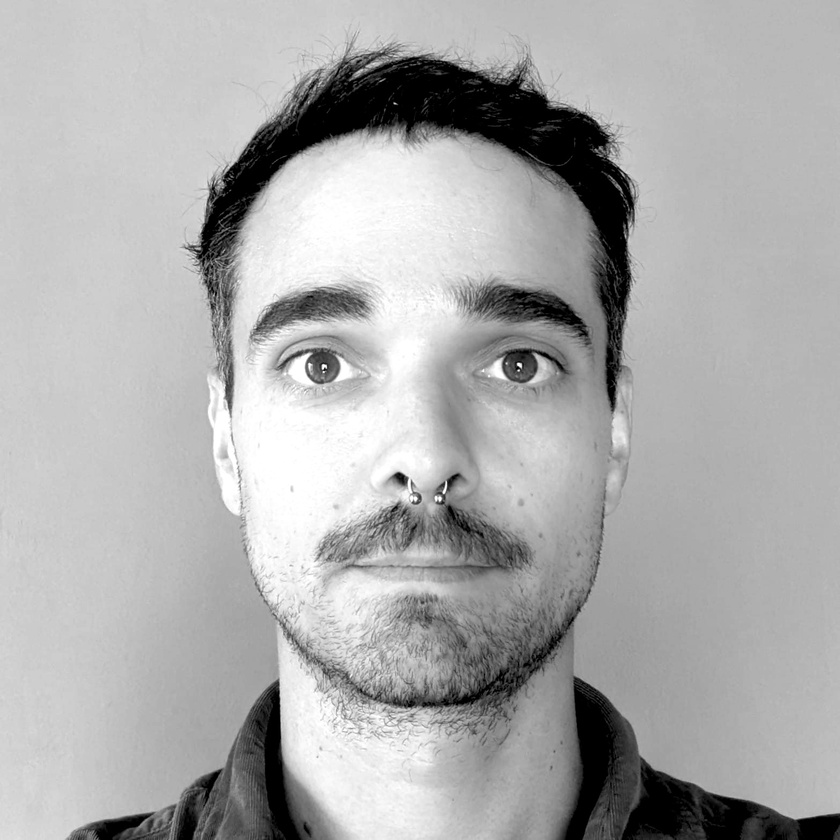
#> input picture config/profile.jpeg, 840 x 840 px, shrunk from 1565 x 1564 before the run
$ python color_app.py
#> lines starting #> are read from the running program, lines starting #| are printed output that depends on the picture
from PIL import Image, ImageEnhance

# Cargar la imagen
image = Image.open('profile.jpeg')
#> image is the input picture: PIL image 840x840 RGB; min 0, max 255, mean 172.1

# Convertir a escala de grises
gray_image = image.convert('L')

# Convertir la imagen a RGB para aplicar el tinte
colored_image = Image.new('RGB', gray_image.size)
#> colored_image: PIL image 840x840 RGB; every value is 0
colored_image.paste(gray_image)

# Aplicar un color de tono #365B6D (puedes ajustar la opacidad)
r, g, b = (54, 91, 109)  # Valores RGB del color #365B6D
tinted_image = ImageEnhance.Color(colored_image).enhance(0.0)  # Asegúrate de que esté en blanco y negro
tinted_image = Image.blend(tinted_image, Image.new('RGB', gray_image.size, (r, g, b)), alpha=0.5)
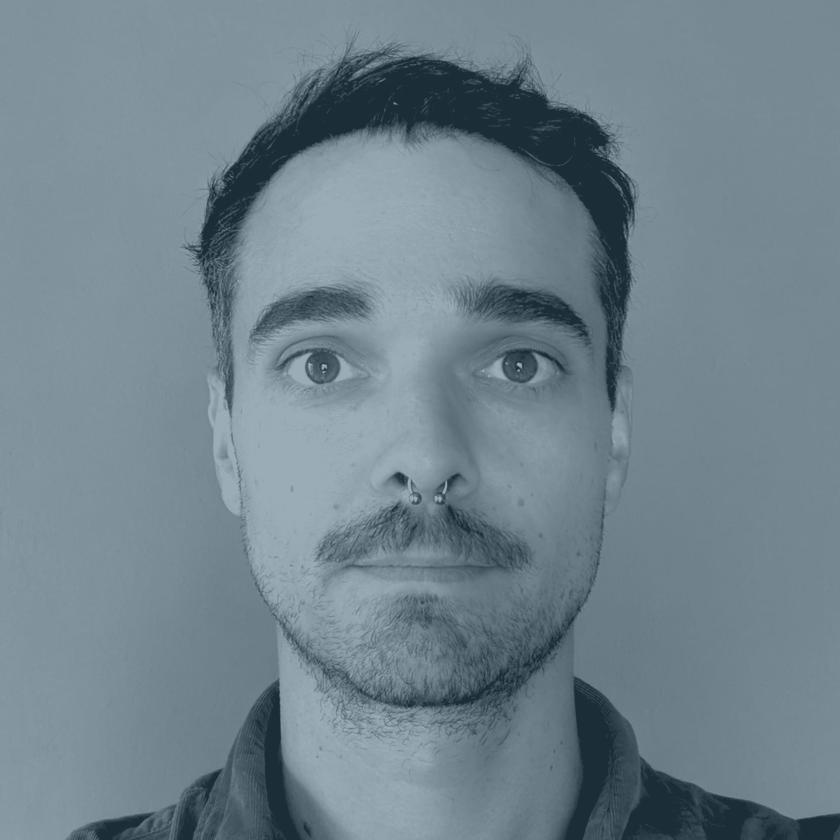
#> tinted_image: PIL image 840x840 RGB; mean R, G, B 112.8, 131.3, 140.3

# Guardar la imagen resultante
tinted_image.save('profile_tinte_365B6D.jpg')

print('La imagen ha sido guardada con el tono #365B6D como profile_tinte_365B6D.jpg.')
